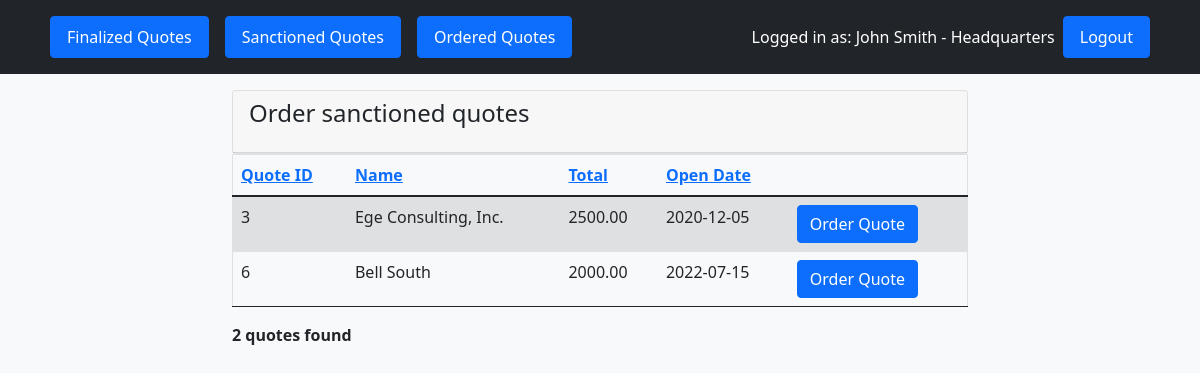
The app's page /html/quotes.php?type=sanctioned (signed in) with its own data.
### tables this page shows
CREATE TABLE Quotes (
	QuoteID INT PRIMARY KEY AUTO_INCREMENT,
	CustomerID INT NOT NULL,
    CustomerName VARCHAR(64) NOT NULL,
    City VARCHAR(32) NOT NULL,
    Street VARCHAR(32) NOT NULL,
    Contact VARCHAR(32) NOT NULL,
    Email VARCHAR(64) NOT NULL,
    EmployeeID INT NOT NULL,
    OrderStatus ENUM('open', 'finalized', 'sanctioned', 'ordered'),
    CommissionRate INT(2),
    OrderTotal DECIMAL(10, 2) DEFAULT 0.00,
    StartDate  DATE NOT NULL DEFAULT CURRENT_DATE(), 

    FOREIGN KEY(EmployeeID) REFERENCES Employees
);

### html/quotes.php (the view, shortened to what this page needs)
<!DOCTYPE html>
<html>
<?php
include 'header.php';
  switch($_SESSION['userType']){
      case 'Headquarters':
      $buttonText = "Sanction Quote";
      $headermsg =  "Sanction finalized quotes";
      if(isset($_GET['type']) && $_GET['type'] === 'sanctioned'){
        $buttonText = "Order Quote";
        $headermsg =  "Order sanctioned quotes";
        break;
      }
      break;
  }
  ?>
  <div class="container">
        <div class="row justify-content-center">
            <div class="col-md-8">
                <div class="card mt-3">
                    <div class="card-header">
                        <h4 class="mb-3"><?php echo "$headermsg"; ?></h4>
                    </div>
                  </div>
<?php
$db = connectdb();
$dbsql = "SELECT Quotes.QuoteID, Quotes.CustomerName, Quotes.OrderTotal, Quotes.StartDate FROM Quotes WHERE OrderStatus = ?;";
$statement = $db->prepare($dbsql);
$dbresult = $statement->execute([$_GET['type']]);
$dbrow = $statement->fetchAll(PDO::FETCH_ASSOC);
if($statement->rowCount() > 0){
    echo "<table class='table table-striped' border='1' id='quoteTable'>
    <thead>
      <tr>
        <th scope='col'><a href=\"javascript:sortTable('number', 0, 'quoteTable')\"> Quote ID </a> </th>
        <th scope='col'><a href=\"javascript:sortTable('string', 1, 'quoteTable')\"> Name </a> </th>
        <th scope='col'><a href=\"javascript:sortTable('number', 2, 'quoteTable')\"> Total </a> </th>
        <th scope='col'><a href=\"javascript:sortTable('string', 3, 'quoteTable')\"> Open Date </a> </th>
        <th scope='col'></th>
      </tr>
    </thead>"
    ;}
    echo "<tbody>";
    $quoteCount = 0;
    foreach($dbrow as $row){
        $quoteCount++;
      echo "<tr>";
        echo "<td> {$row['QuoteID'] } </td>" ;
        echo "<td> {$row['CustomerName'] } </td>" ;
        echo "<td> {$row['OrderTotal'] } </td>" ;
        echo "<td> {$row['StartDate'] } </td>";
        echo "<td><a href=\"quoteTemplate.php?quoteID={$row['QuoteID']}\" class='btn btn-primary'> $buttonText</a></td> ";
      echo "</tr>";
}
echo "</table>";
echo "<b>$quoteCount quotes found</b>";
?>
            </div>
        </div>
      </div>
  </body>
</html>

### records on screen
quotes: QuoteID "3", CustomerName "Ege Consulting, Inc.", OrderTotal "2500.00", StartDate "2020-12-05"
quotes: QuoteID "6", CustomerName "Bell South", OrderTotal "2000.00", StartDate "2022-07-15"

### other values on screen
$_SESSION['username'] "John Smith"
$_SESSION['userType'] "Headquarters"
$headermsg "Order sanctioned quotes"
$quoteCount "2"
